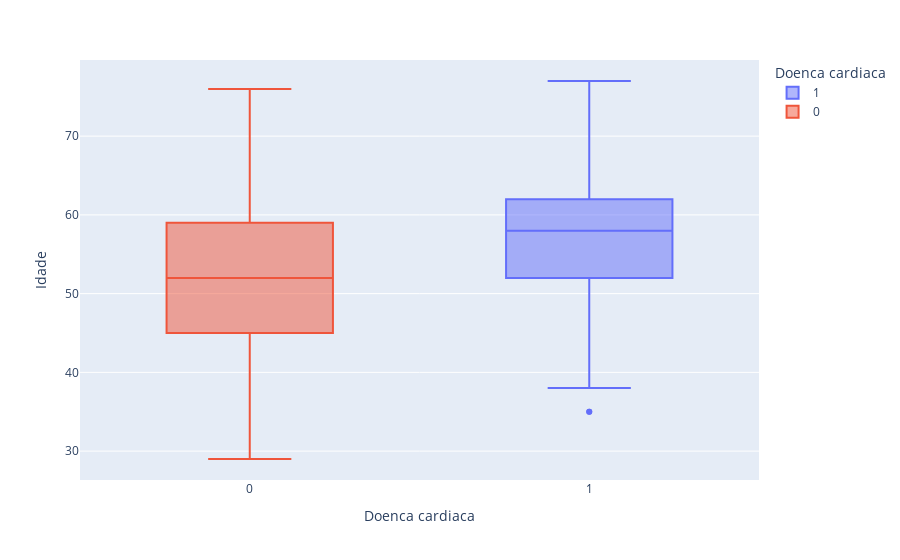

Notebook code for this chart:
### Code cell
import plotly.express as px

px.box(df, x='Doenca cardiaca', y='Idade', color='Doenca cardiaca')

### Figure 1 — Plotly figure (JSON) as saved in the notebook; plotly's stock layout.template omitted (floating-point values rounded to 4 significant figures; data arrays with more than 128 entries replaced by an {"elided": "..."} marker saying what was removed)
{"data": [{"alignmentgroup": "True", "hovertemplate": "Doenca cardiaca=%{x}<br>Idade=%{y}<extra></extra>", "legendgroup": "1", "marker": {"color": "#636efa"}, "name": "1", "notched": false, "offsetgroup": "1", "orientation": "v", "showlegend": true, "type": "box", "x": [1, 1, 1, 1, 1, 1, 1, 1, 1, 1, 1, 1, 1, 1, 1, 1, 1, 1, 1, 1, 1, 1, 1, 1, 1, 1, 1, 1, 1, 1, 1, 1, 1, 1, 1, 1, 1, 1, 1, 1, 1, 1, 1, 1, 1, 1, 1, 1, 1, 1, 1, 1, 1, 1, 1, 1, 1, 1, 1, 1, 1, 1, 1, 1, 1, 1, 1, 1, 1, 1, 1, 1, 1, 1, 1, 1, 1, 1, 1, 1, 1, 1, 1, 1, 1, 1, 1, 1, 1, 1, 1, 1, 1, 1, 1, 1, 1, 1, 1, 1, 1, 1, 1, 1, 1, 1, 1, 1, 1, 1, 1, 1, 1, 1, 1, 1, 1, 1, 1, 1], "x0": " ", "xaxis": "x", "y": [70, 57, 56, 59, 60, 63, 61, 46, 53, 67, 58, 57, 59, 50, 48, 61, 59, 40, 59, 49, 44, 66, 65, 42, 61, 59, 62, 51, 57, 58, 47, 61, 45, 58, 35, 58, 50, 61, 54, 54, 52, 47, 58, 67, 57, 63, 48, 60, 59, 55, 60, 46, 56, 56, 49, 54, 57, 62, 60, 63, 66, 64, 56, 64, 50, 54, 53, 52, 40, 58, 55, 66, 38, 62, 58, 65, 69, 67, 62, 51, 46, 67, 56, 41, 56, 70, 70, 35, 77, 58, 60, 51, 55, 64, 59, 58, 54, 65, 63, 62, 43, 61, 39, 52, 62, 43, 68, 62, 60, 65, 60, 60, 54, 44, 55, 64, 60, 58, 48, 67], "y0": " ", "yaxis": "y"}, {"alignmentgroup": "True", "hovertemplate": "Doenca cardiaca=%{x}<br>Idade=%{y}<extra></extra>", "legendgroup": "0", "marker": {"color": "#EF553B"}, "name": "0", "notched": false, "offsetgroup": "0", "orientation": "v", "showlegend": true, "type": "box", "x": {"elided": "150 int values"}, "x0": " ", "xaxis": "x", "y": {"elided": "150 int values"}, "y0": " ", "yaxis": "y"}], "layout": {"boxmode": "overlay", "legend": {"title": {"text": "Doenca cardiaca"}, "tracegroupgap": 0}, "margin": {"t": 60}, "xaxis": {"anchor": "y", "categoryarray": [1, 0], "categoryorder": "array", "domain": [0, 1], "title": {"text": "Doenca cardiaca"}}, "yaxis": {"anchor": "x", "domain": [0, 1], "title": {"text": "Idade"}}}}
